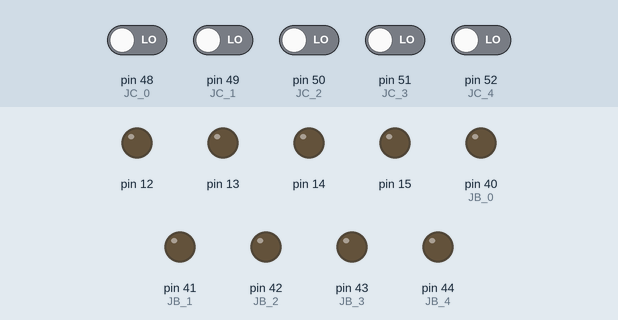
Bench run of a sketch on a simulated Arduino Mega 2560, built with avr-gcc and run on an emulated ATmega2560. Parts: output pins drawn as LEDs (lit = HIGH). The test bench sets the inputs (shaded band); at power-on: pin 48 (JC_0), pin 49 (JC_1), pin 50 (JC_2), pin 51 (JC_3), pin 52 (JC_4) LOW.

Above: at 1.2 s.
1.3 s: pin 48 (JC_0) driven HIGH
At 2.3 s:
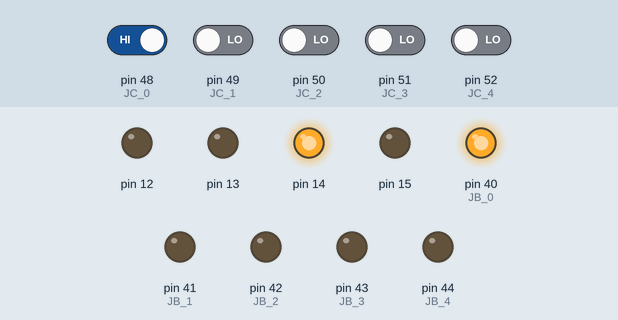
2.8 s: pin 49 (JC_1) driven HIGH
At 3.6 s:
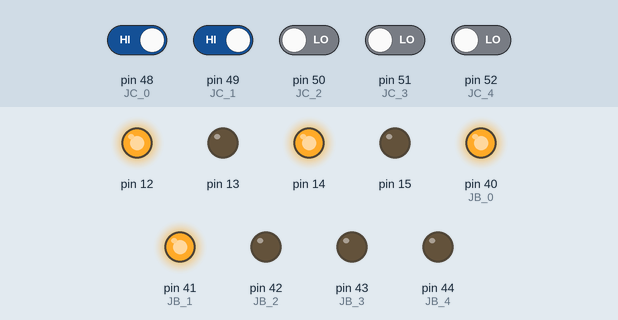
4.3 s: pin 50 (JC_2) driven HIGH
At 4.7 s:
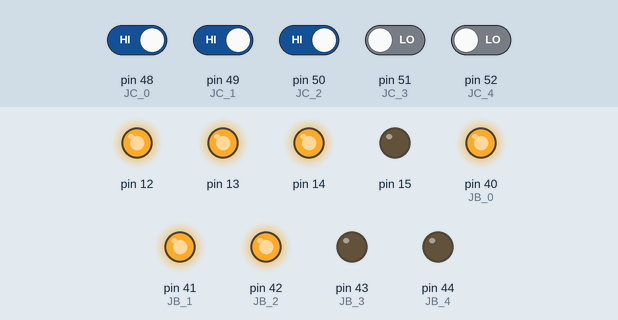
5.8 s: pin 51 (JC_3) driven HIGH
At 7.0 s:
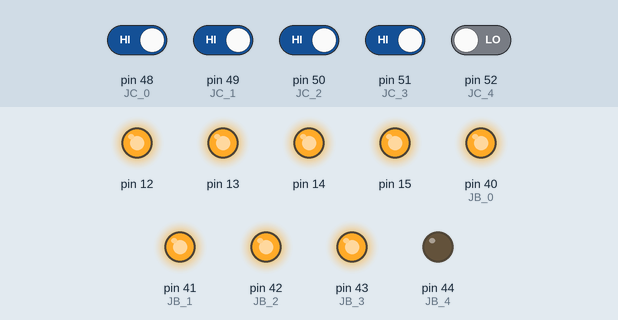
7.3 s: pin 52 (JC_4) driven HIGH
At 8.1 s:
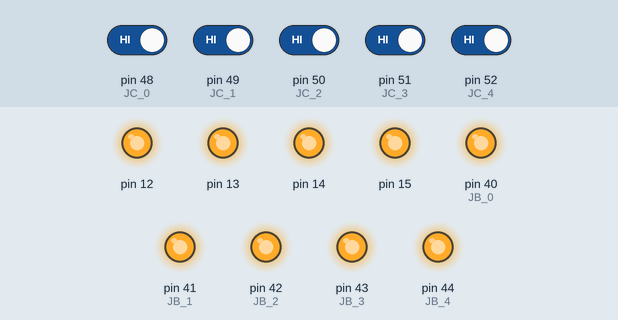
8.8 s: pin 48 (JC_0) driven LOW
At 9.2 s:
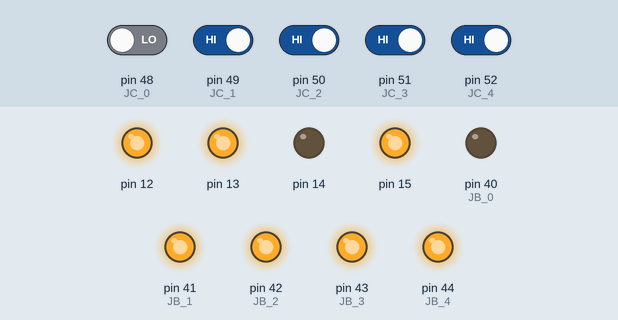
Timing chart, 0 to 11.3 s (numbered marks = the images above; inputs shaded):
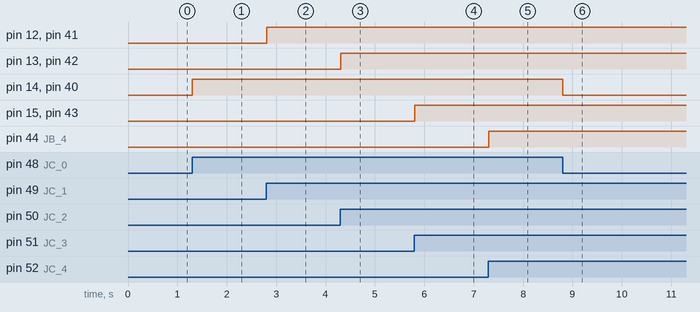

The sketch:

Hub_GPIO.ino
```cpp
/*************************************************************
// ESP8266_Master_code - Code for the  Hub FPGA board to send data to the second FPGA baord  //
//
//
// Created  By:  	 	Joel Jacob (JJ)
// Modified By:  	 	Joel Jacob (JJ)
//
//
// Revision History:
// -----------------
// 10th March-2017     	JJ  	        Created this module
// 15th March-2017		  JJ	      		Modified for Testing.
// 19th March-2017		  JJ	          Modified to implement final functionality.
//
// Description
// -----------
// This module accepts an input from the GPIO ports and sends them over to another set of GPIO's
// to set up commuhnication between the Hub and the second FPGA.
//////////

*************************************************************/

//Define pins
int JC_0  = 48;
int JC_1  = 49;
int JC_2  = 50;
int JC_3  = 51;
int JC_4  = 52;

int JB_0 = 40;
int JB_1 = 41;
int JB_2 = 42;
int JB_3 = 43;
int JB_4 = 44;

void setup() {
  //Pinmode
  pinMode(JC_0, INPUT);
  pinMode(JC_1, INPUT);
  pinMode(JC_2, INPUT);
  pinMode(JC_3, INPUT);
  pinMode(JC_4, INPUT);

  pinMode(JB_0, OUTPUT);
  pinMode(JB_1, OUTPUT);
  pinMode(JB_2, OUTPUT);
  pinMode(JB_3, OUTPUT);
  pinMode(JB_4, OUTPUT);

  pinMode(14, OUTPUT);
  pinMode(13, OUTPUT);
  pinMode(12, OUTPUT);
  pinMode(15, OUTPUT);

}

void loop() {

  Gpio_read_0();
  Gpio_read_1();
  Gpio_read_2();
  Gpio_read_3();
  Gpio_read_4();

}

//Read and Write Gpio's appropriately
void Gpio_read_0() {

  int buttonState_0 = digitalRead(JC_0);
  if (buttonState_0 == 1) {
    digitalWrite(14, HIGH);
    digitalWrite(JB_0, HIGH);
  }
  else {
    digitalWrite(14, LOW);
    digitalWrite(JB_0, LOW);
  }
  delay(1);

}

void Gpio_read_1() {
  int buttonState_1 = digitalRead(JC_1);
  if (buttonState_1 == 1) {
    digitalWrite(12, HIGH);
    digitalWrite(JB_1, HIGH);
  }
  else {
    digitalWrite(12, LOW);
    digitalWrite(JB_1, LOW);
  }
  delay(1);
}

void Gpio_read_2() {
  int buttonState_2 = digitalRead(JC_2);
  if (buttonState_2 == 1) {
    digitalWrite(13, HIGH);
    digitalWrite(JB_2, HIGH);
  }
  else {
    digitalWrite(13, LOW);
    digitalWrite(JB_2, LOW);
  }
  delay(1);
}

void Gpio_read_3() {
  int buttonState_3 = digitalRead(JC_3);
  if (buttonState_3 == 1) {
    digitalWrite(15, HIGH);
    digitalWrite(JB_3, HIGH);
  }
  else {
    digitalWrite(15, LOW);
    digitalWrite(JB_3, LOW);
  }

  delay(1);        // delay in between reads for stability
}


void Gpio_read_4() {

  int buttonState_4 = digitalRead(JC_4);
  if (buttonState_4 == 1) {
    digitalWrite(JB_4, HIGH);
  }
  else {
    digitalWrite(JB_4, LOW);
  }
  delay(1);

}
```

Measured:
- after the input at 1.3 s, pin 14, pin 40 (JB_0): LOW → HIGH at once
- after the input at 2.8 s, pin 12, pin 41 (JB_1): LOW → HIGH at once
- after the input at 4.3 s, pin 13, pin 42 (JB_2): LOW → HIGH at once
- after the input at 5.8 s, pin 15, pin 43 (JB_3): LOW → HIGH at once
- after the input at 7.3 s, pin 44 (JB_4): LOW → HIGH at once
- after the input at 8.8 s, pin 14, pin 40 (JB_0): HIGH → LOW at once
